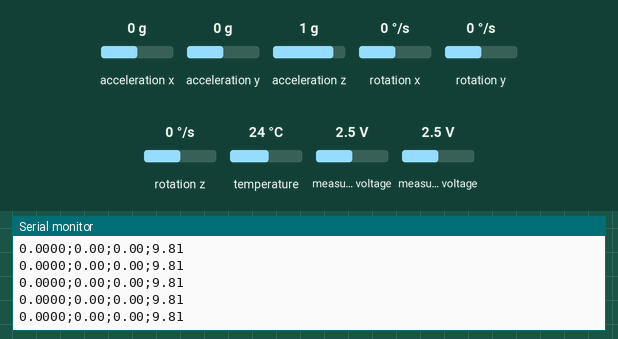
This sketch was run on a simulated Arduino Uno, built with avr-gcc and run on an emulated ATmega328P. Parts: the last lines printed to the serial monitor. The inputs (shaded band) are chosen by the test bench; at power-on: acceleration x 0 g, acceleration y 0 g, acceleration z 1 g, rotation x 0 °/s, rotation y 0 °/s, rotation z 0 °/s, temperature 24 °C, measured voltage 2.5 V.

Above: at 1.2 s.
1.3 s: acceleration x set to -0.8 g
At 2.3 s:
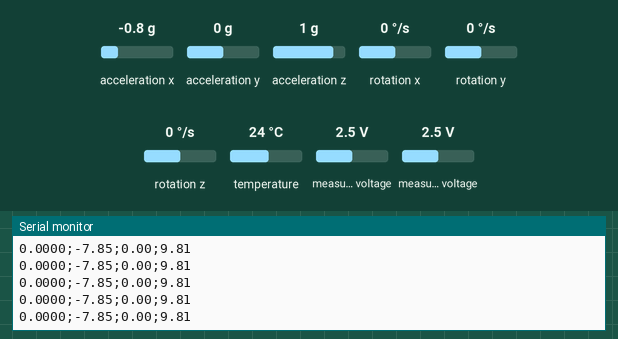
4.3 s: acceleration y set to -1.4 g
At 5.2 s:
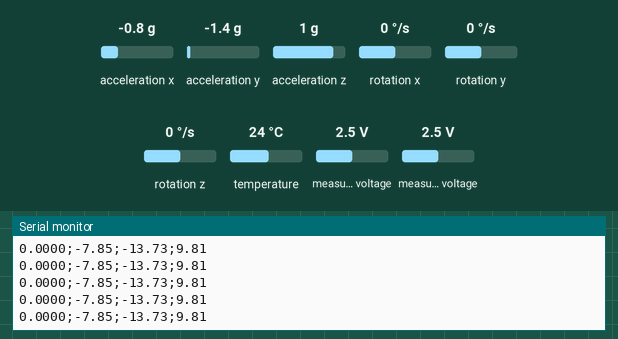
7.3 s: acceleration z set to -1.4 g
At 8.0 s:
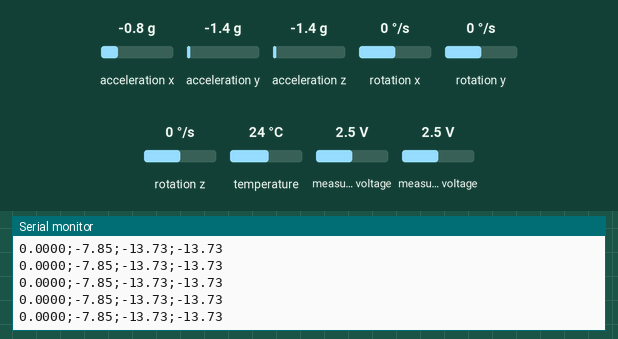
8.8 s: acceleration x set to 0 g
At 9.5 s:
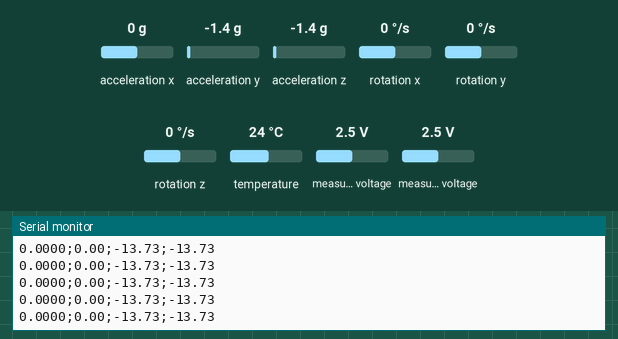

The sketch:

code_arduino.ino
```cpp
#include <Wire.h>
#include <Adafruit_ADS1X15.h>
#include <Adafruit_MPU6050.h>
#include <Adafruit_Sensor.h>

// Objetos de los sensores
Adafruit_ADS1115 ads;             // ADC ADS1115
Adafruit_MPU6050 mpu;             // Acelerómetro MPU6050

void setup() {
  Serial.begin(9600);
  Wire.begin();

  // Inicializar ADS1115
  if (!ads.begin()) {
    Serial.println("No se encontró el ADS1115. Verifica conexión.");
    while (1);
  }
  ads.setGain(GAIN_TWOTHIRDS);  // ±6.144 V

  // Inicializar MPU6050
  if (!mpu.begin()) {
    Serial.println("No se encontró el MPU6050. Verifica conexión.");
    while (1);
  }

  mpu.setAccelerometerRange(MPU6050_RANGE_2_G);   // ±2g (default)
  mpu.setGyroRange(MPU6050_RANGE_250_DEG);        // ±250°/s (default)
  mpu.setFilterBandwidth(MPU6050_BAND_21_HZ);     // Filtro digital

  Serial.println("Sensores inicializados correctamente.");
  Serial.println("Vpiezo ; AccelX ; AccelY ; AccelZ");
}

void loop() {
  int16_t raw_piezo = ads.readADC_Differential_0_1();
  float voltage_piezo = raw_piezo * 0.0001875;  // GAIN_TWOTHIRDS → 0.1875 mV/bit

  sensors_event_t accel;
  sensors_event_t gyro;
  sensors_event_t temp;
  mpu.getEvent(&accel, &gyro, &temp);

  Serial.print(voltage_piezo, 4); // Multiplicado por dos por el divisor resistor
  Serial.print(";");
  Serial.print(accel.acceleration.x, 2);
  Serial.print(";");
  Serial.print(accel.acceleration.y, 2);
  Serial.print(";");
  Serial.print(accel.acceleration.z, 2);
  Serial.println("");

}
```

Measured:
- after the input at 1.3 s, the serial monitor: prints a new line after 0.07 s (image 1)
- after the input at 4.3 s, the serial monitor: prints a new line after 0.06 s (image 2)
- after the input at 7.3 s, the serial monitor: prints a new line after 0.07 s (image 3)
- after the input at 8.8 s, the serial monitor: prints a new line after 0.05 s (image 4)
